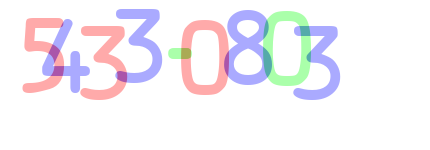
#> input picture skt_handwrite/tests/test1.png, 430 x 150 px
$ python -i utils.py   (imports and definitions only)
#> lines starting #> are read from the running program, lines starting #| are printed output that depends on the picture; after the words box and inside, x2 and y2 are one past the last pixel; in counts of white or black regions, pixels touching at a corner belong together
#> further down, picture is the input picture: shape (150, 430, 3); mean B, G, R 246.2, 240.6, 244.2
BLUE = 0
GREEN = 1
RED = 2

def get_chars(image, color):
    other_1 = (color + 1) % 3
    other_2 = (color + 2) % 3

    c= image[:,:,other_1] == 255
    image[c] = [0,0,0]

    c = image[:,:,other_2] == 255
    image[c] = [0,0,0]

    c = image[:,:,color] <170
    image[c] = [0,0,0]

    c = image[:,:,color] != 0
    image[c] = [255,255,255]

    return image


import cv2

def extract_chars(image):
    chars = []
    colors = [BLUE, GREEN, RED]

    for color in colors:
        image_from_one_color = get_chars(image.copy(), color)
        image_gray = cv2.cvtColor(image_from_one_color, cv2.COLOR_BGR2GRAY)
        ret, thresh = cv2.threshold(image_gray, 127,255,0)

        contours, _ = cv2.findContours(thresh, cv2.RETR_EXTERNAL, cv2.CHAIN_APPROX_SIMPLE)

        for contour in contours:
            area = cv2.contourArea(contour)
            if area > 50:
                x, y, width, height = cv2.boundingRect(contour)
                roi = image_gray[y:y+height, x:x+width]
                chars.append((x,roi))
#> this loop made 3 passes
#> pass 1, in get_chars, `c= image[:,:,other_1] == 255`:
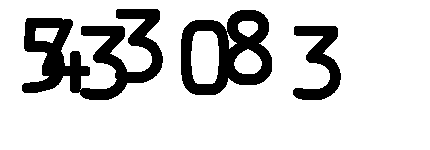
#> c: shape (150, 430) bool; 82.2% white; 3 black regions, box (x1, y1, x2, y2) and area: (22, 9, 163, 100) 5879, (181, 10, 272, 95) 3945, (293, 26, 341, 100) 1665
#> pass 1, in get_chars, `c = image[:,:,other_2] == 255`:
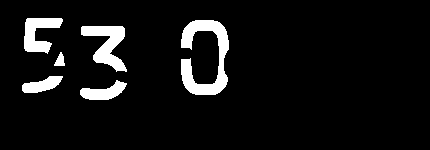
#> c: shape (150, 430) bool; 7.1% white; 6 white regions, box (x1, y1, x2, y2) and area: (181, 20, 229, 95) 1710, (81, 26, 127, 72) 1043, (24, 18, 63, 54) 786, (80, 80, 127, 100) 507, (22, 76, 63, 93) 420, (54, 52, 65, 66) 95
#> pass 1, in get_chars, `c = image[:,:,color] <170`:
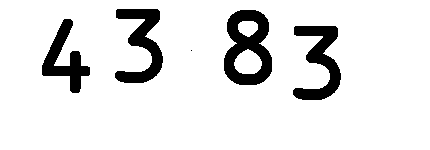
#> c: shape (150, 430) bool; 89.4% white; 5 black regions (1 under 20 px), largest, box (x1, y1, x2, y2) and area: (224, 10, 272, 85) 2126, (115, 9, 163, 83) 1665, (293, 26, 341, 100) 1665, (42, 19, 90, 93) 1363
#> after the loop:
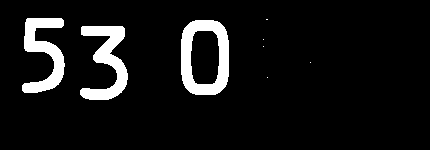
#> image_from_one_color: shape (150, 430, 3); 8% white; 8 white regions (5 under 20 px), largest, box (x1, y1, x2, y2) and area: (181, 20, 229, 95) 1926, (80, 26, 128, 100) 1665, (22, 18, 65, 93) 1568
#> after the loop, chars = 9 items

    chars =sorted(chars, key= lambda char: char[0])
    return chars

import numpy as np

def resize20(image):
    resized = cv2.resize(image, (20,20))
    return resized.reshape(-1,400).astype(np.float32)

>>> import cv2
>>> picture = cv2.imread('tests/test1.png')
>>> result = extract_chars(picture)
#> result = 9 items

$ run again, on skt_handwrite/tests/test3.png
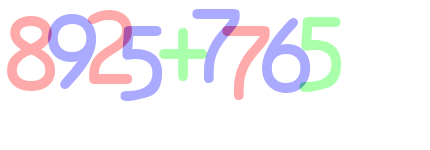
#> input picture skt_handwrite/tests/test3.png, 430 x 150 px
#> picture is the input picture: shape (150, 430, 3); mean B, G, R 246.1, 241.6, 244.4
#> the loop in extract_chars, `for color in colors:` made 3 passes
#> pass 1, in get_chars, `c = image[:,:,color] <170`:
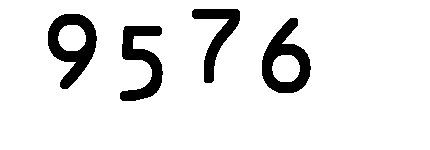
#> c: shape (150, 430) bool; 90.3% white; 4 black regions, box (x1, y1, x2, y2) and area: (48, 14, 97, 89) 1749, (262, 18, 311, 93) 1740, (120, 26, 163, 101) 1568, (192, 9, 240, 83) 1227
#> after the loop in extract_chars, `for color in colors:`:
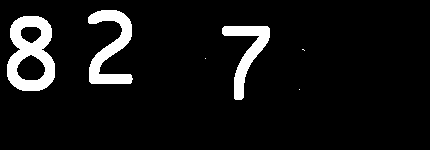
#> image_from_one_color: shape (150, 430, 3); 7.6% white; 6 white regions (3 under 20 px), largest, box (x1, y1, x2, y2) and area: (7, 16, 55, 91) 2126, (88, 10, 133, 84) 1560, (222, 26, 270, 100) 1227
#> after the loop in extract_chars, `for color in colors:`: chars = 9 items

$ run again, on skt_handwrite/tests/test4.png
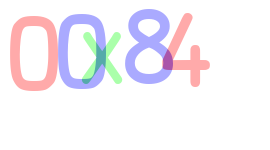
#> input picture skt_handwrite/tests/test4.png, 270 x 150 px
#> picture is the input picture: shape (150, 270, 3); mean B, G, R 246.8, 241, 245.4
#> the loop in extract_chars, `for color in colors:` made 3 passes
#> pass 1, in get_chars, `c = image[:,:,color] <170`:
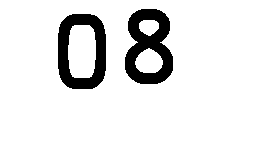
#> c: shape (150, 270) bool; 90% white; 2 black regions, box (x1, y1, x2, y2) and area: (125, 9, 173, 84) 2126, (58, 14, 106, 89) 1926
#> after the loop in extract_chars, `for color in colors:`:
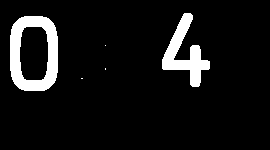
#> image_from_one_color: shape (150, 270, 3); 8.1% white; 5 white regions (3 under 20 px), largest, box (x1, y1, x2, y2) and area: (10, 16, 58, 91) 1926, (162, 13, 210, 87) 1363
#> after the loop in extract_chars, `for color in colors:`: chars = 5 items

$ run again, on skt_handwrite/tests/test5.png
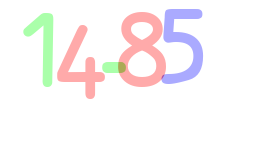
#> input picture skt_handwrite/tests/test5.png, 270 x 150 px
#> picture is the input picture: shape (150, 270, 3); mean B, G, R 245.9, 245.4, 249.5
#> the loop in extract_chars, `for color in colors:` made 3 passes
#> pass 1, in get_chars, `c = image[:,:,color] <170`:
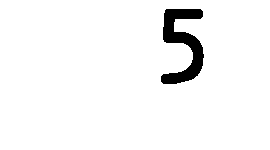
#> c: shape (150, 270) bool; 96.1% white; 1 black region, box (x1, y1, x2, y2) and area: (161, 9, 204, 84) 1568
#> after the loop in extract_chars, `for color in colors:`:
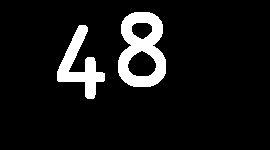
#> image_from_one_color: shape (150, 270, 3); 8.6% white; 2 white regions, box (x1, y1, x2, y2) and area: (118, 12, 166, 87) 2126, (57, 25, 105, 99) 1363
#> after the loop in extract_chars, `for color in colors:`: chars = 5 items
